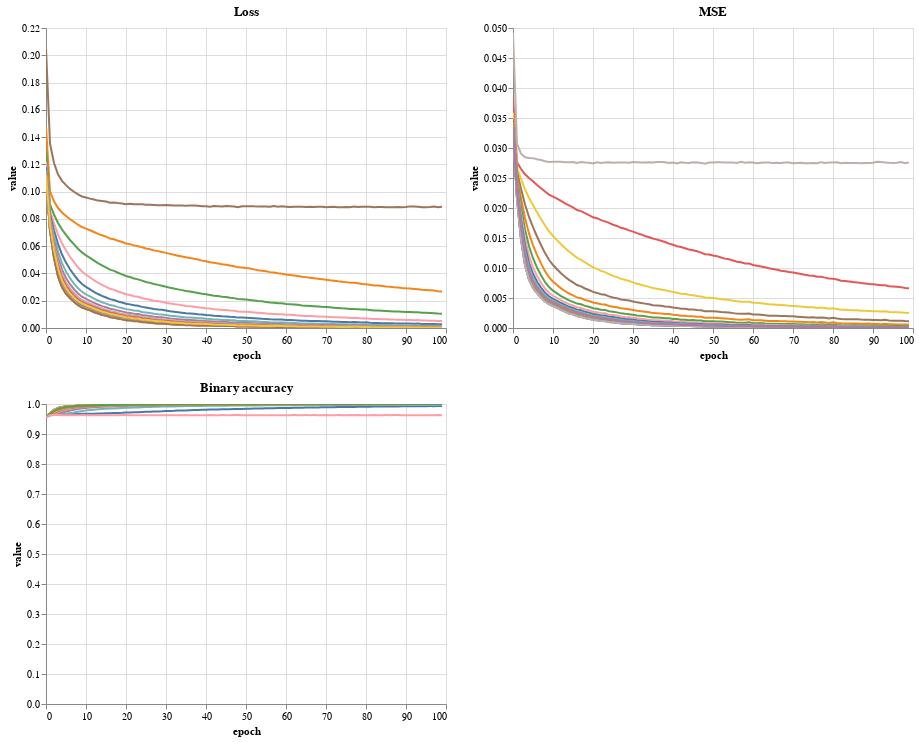

This figure's notebook cell:
### Markdown cell above
### Training history

### Code cell
from evaluate import training_history

hist = training_history(cfg.path_history_pickle)
hist.plot_all(cfg.path_plot_folder + 'history.html')

### Figure 1 — Vega-Lite specification as saved in the notebook (floating-point values rounded to 4 significant figures; data arrays with more than 128 entries replaced by an {"elided": "..."} marker saying what was removed)
{"hconcat": [{"vconcat": [{"mark": "line", "encoding": {"x": {"field": "epoch", "type": "quantitative"}, "color": {"field": "variable", "legend": null, "type": "nominal"}, "y": {"field": "value", "type": "quantitative"}, "tooltip": [{"field": "epoch", "type": "quantitative"}, {"field": "variable", "type": "nominal"}]}, "selection": {"selector001": {"bind": "scales", "type": "interval", "encodings": ["x", "y"]}}, "data": {"name": "data-1fa12b0f5f78dad7b400c4dc01094b67"}, "title": "Loss"}, {"mark": "line", "encoding": {"x": {"field": "epoch", "type": "quantitative"}, "color": {"field": "variable", "legend": null, "type": "nominal"}, "y": {"field": "value", "type": "quantitative"}, "tooltip": [{"field": "epoch", "type": "quantitative"}, {"field": "variable", "type": "nominal"}]}, "selection": {"selector002": {"bind": "scales", "type": "interval", "encodings": ["x", "y"]}}, "data": {"name": "data-276477471046c1bc5562aa18a6e33e46"}, "title": "Binary accuracy"}]}, {"mark": "line", "encoding": {"x": {"field": "epoch", "type": "quantitative"}, "color": {"field": "variable", "legend": null, "type": "nominal"}, "y": {"field": "value", "type": "quantitative"}, "tooltip": [{"field": "epoch", "type": "quantitative"}, {"field": "variable", "type": "nominal"}]}, "selection": {"selector003": {"bind": "scales", "type": "interval", "encodings": ["x", "y"]}}, "data": {"name": "data-d43d55dddcc743ad7f0be2f22c75311a"}, "title": "MSE"}], "datasets": {"data-d43d55dddcc743ad7f0be2f22c75311a": {"elided": "2000 records"}, "data-276477471046c1bc5562aa18a6e33e46": {"elided": "2000 records"}, "data-1fa12b0f5f78dad7b400c4dc01094b67": {"elided": "2000 records"}}, "config": {"view": {"continuousHeight": 300, "continuousWidth": 400}}, "$schema": "https://vega.github.io/schema/vega-lite/v4.0.2.json"}
